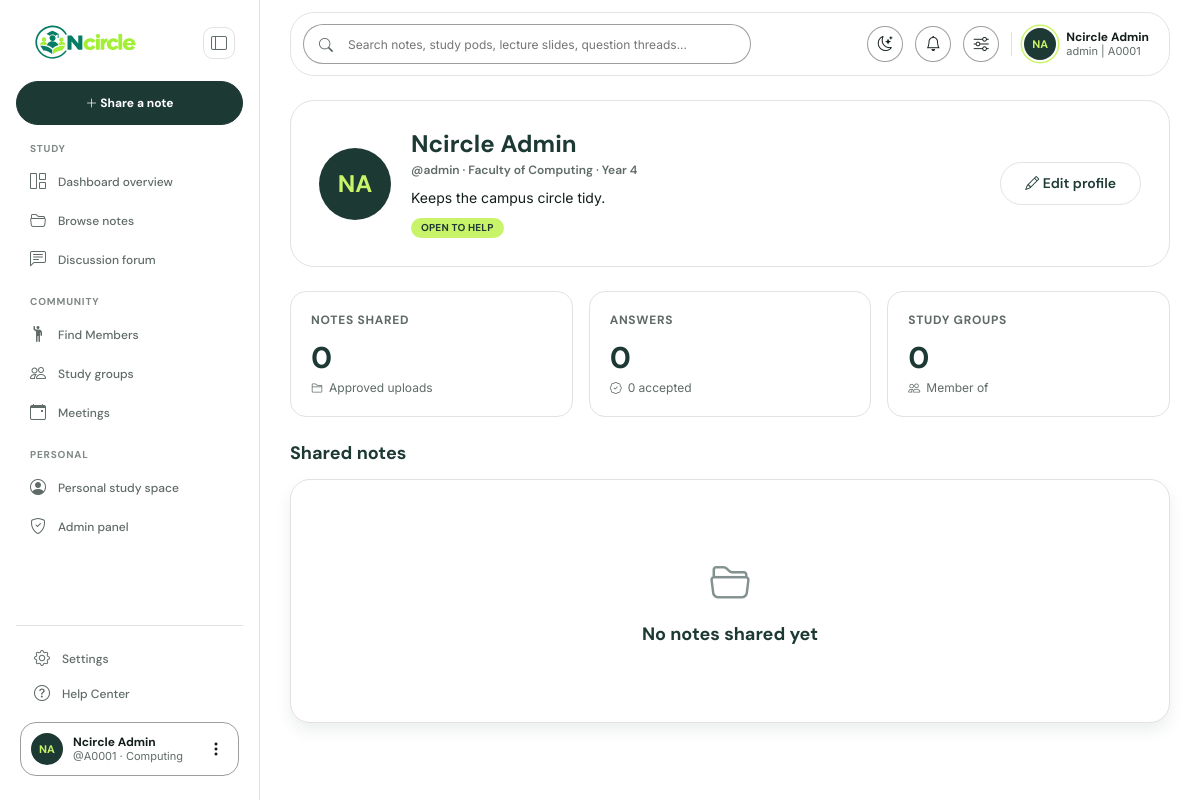
Screenshot of /profile/1 (signed in) with the database file from the repository.
### tables this page shows
CREATE TABLE users (
    id INT UNSIGNED AUTO_INCREMENT PRIMARY KEY,
    name VARCHAR(100) NOT NULL,
    username VARCHAR(60) NOT NULL UNIQUE,
    student_id VARCHAR(20) NOT NULL UNIQUE,
    email VARCHAR(120) NOT NULL UNIQUE,
    faculty VARCHAR(30) NOT NULL,
    academic_year TINYINT UNSIGNED NOT NULL DEFAULT 1,
    bio VARCHAR(500) NULL,
    avatar VARCHAR(80) NULL,
    skills VARCHAR(255) NULL,
    open_to_help TINYINT(1) NOT NULL DEFAULT 1,
    listed_in_directory TINYINT(1) NOT NULL DEFAULT 1,
    password_hash VARCHAR(255) NOT NULL,
    role ENUM('student','admin') NOT NULL DEFAULT 'student',
    status ENUM('active','blocked') NOT NULL DEFAULT 'active',
    weekly_goal_minutes SMALLINT UNSIGNED NOT NULL DEFAULT 600,
    email_verified_at DATETIME NULL,
    last_seen_at DATETIME NULL,
    created_at DATETIME NOT NULL DEFAULT CURRENT_TIMESTAMP
);

### views/profile/show.php (the view, shortened to what the rows shown need)
<header class="sc-panel group-hero">
    <div class="group-hero__text">
        <h1 class="thread-title m-0"><?= e($profile["name"]) ?></h1>
        <p class="sc-group__subject">@<?= e($profile["username"]) ?> &middot; <?= e(config("app.faculties")[$profile["faculty"]] ?? $profile["faculty"]) ?> &middot; Year <?= (int) $profile["academic_year"] ?></p>
        <?php if ($profile["bio"]): ?><p class="sc-post__text"><?= nl2br(e($profile["bio"])) ?></p><?php endif; ?>
        <?= component("skill-list", ["skills" => $profile["skills"], "open" => (bool) $profile["open_to_help"]]) ?>
    </div>
</header>
<section aria-labelledby="profile-notes">
    <h2 class="sc-panel__title answers-title" id="profile-notes">Shared notes</h2>
    <?php if ($notes): ?>
        <div class="browse-list__items">
            <?php foreach ($notes as $note): ?><?= component("note-card", ["resource" => $note]) ?><?php endforeach; ?>
        </div>
    <?php else: ?>
        <div class="sc-card"><?= component("empty-state", ["icon" => "folder2-open", "title" => "No notes shared yet"]) ?></div>
    <?php endif; ?>
</section>

### views/partials/sidebar.php (shortened to what the rows shown need)
<?php
$user = Auth::user();
?>
<aside class="sc-sidebar offcanvas-lg offcanvas-start" tabindex="-1" id="scSidebar" aria-label="Main menu">
    <div class="sc-sidebar__inner">
        <div class="sc-sidebar__foot">
            <div class="sc-user-widget">
                <a class="sc-user-widget__text" href="<?= e(url("/profile")) ?>">
                    <strong><?= e($user["name"]) ?></strong>
                    <small>@<?= e($user["student_id"]) ?> &middot; <?= e($user["faculty"]) ?></small>
                </a>
            </div>
        </div>
    </div>
</aside>

### views/partials/navbar-app.php (shortened to what the rows shown need)
<?php
$user = Auth::user();
?>
<header class="sc-topbar-wrap">
    <div class="sc-topbar">
        <div class="sc-topbar__actions">
            <a class="sc-topbar__profile" href="<?= e(url("/profile")) ?>">
                <span class="sc-topbar__who">
                    <strong><?= e($user["name"]) ?></strong>
                    <small><?= e($user["username"]) ?> | <?= e($user["student_id"]) ?></small>
                </span>
            </a>
        </div>
    </div>
</header>

### rows the page displays
users: name "Ncircle Admin", student "A0001", faculty "Computing", username "admin", faculty "Faculty of Computing", academic_year "4", bio "Keeps the campus circle tidy."

### other values shown
$inner "Share a note Edit profile"
$heading "STUDY"
$label "Dashboard overview"
$label "Browse notes"
$label "Discussion forum"
$heading "COMMUNITY"
$label "Find Members"
$label "Study groups"
$label "Meetings"
$heading "PERSONAL"
$label "Personal study space"
initials($name) "NA NA NA"
$label "NOTES SHARED ANSWERS STUDY GROUPS"
$shown "0 0 0"
$foot "Approved uploads 0 accepted Member of"
